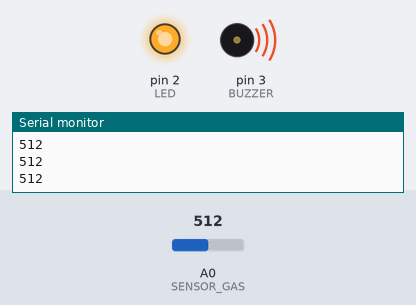
A sketch run on a simulated Arduino Uno, built with avr-gcc and run on an emulated ATmega328P. Shown: output pins drawn as LEDs (lit = HIGH), buzzer (waves = sounding, pin HIGH), the last lines printed to the serial monitor. The inputs (shaded band) are chosen by the test bench; at power-on: A0 (SENSOR_GAS) = 512.

Above: at 1.2 s.
1.3 s: A0 (SENSOR_GAS) set to 489
At 2.4 s:
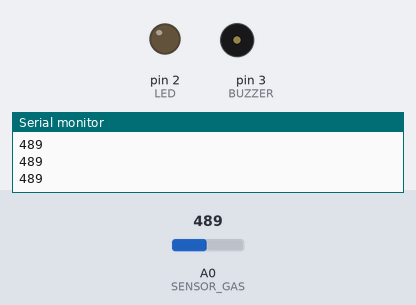
2.9 s: A0 (SENSOR_GAS) set to 510
At 3.8 s:
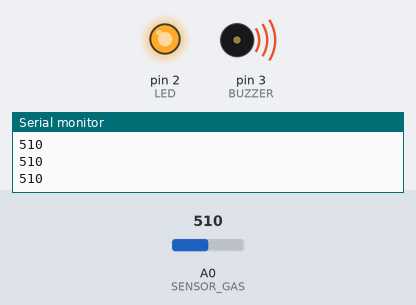
4.5 s: A0 (SENSOR_GAS) set to 490
At 5.2 s:
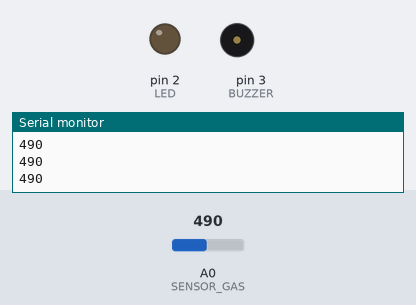
Timing chart, 0 to 7.5 s (numbered marks = the images above; inputs shaded):
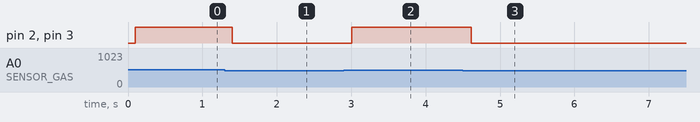

The sketch:

sonido.ino
```cpp
#define BUZZER 3
#define SENSOR_GAS A0
#define LED 2

void setup(){
  Serial.begin(9600);

  pinMode(BUZZER, OUTPUT);
  pinMode(LED, OUTPUT);
  pinMode(SENSOR_GAS, INPUT);
}

void loop(){
  int NGas = analogRead(SENSOR_GAS);
  Serial.println(NGas);
  delay(100);

  if(NGas > 500){
    digitalWrite(BUZZER, HIGH);
    digitalWrite(LED, HIGH);
  }else{
    digitalWrite(BUZZER, LOW);
    digitalWrite(LED,LOW);
  }
}
```

Measured:
- the behaviour switches between 501 and 500 on A0 (SENSOR_GAS) (found by bisection; images 0 and 1)
- after the input at 1.3 s, pin 2 (LED), pin 3 (BUZZER): HIGH → LOW after 0.10 s
- after the input at 2.9 s, pin 2 (LED), pin 3 (BUZZER): LOW → HIGH after 0.11 s
- after the input at 4.5 s, pin 2 (LED), pin 3 (BUZZER): HIGH → LOW after 0.11 s
